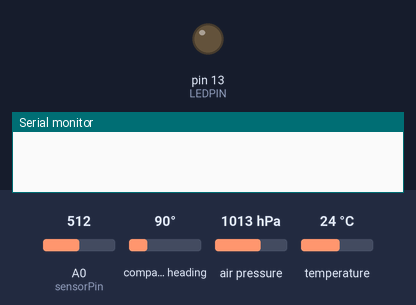
This sketch was run on a simulated Arduino Mega 2560, built with avr-gcc and run on an emulated ATmega2560. On the bench: output pins drawn as LEDs (lit = HIGH), the last lines printed to the serial monitor. Inputs (shaded band) come from the test bench; at power-on: A0 (sensorPin) = 512, compass heading 90°, air pressure 1013 hPa, temperature 24 °C. The modem accepts every AT command (registered, SIM ready, sends succeed) and sends nothing else.

Above: at 0.1 s.
At 124.3 s:
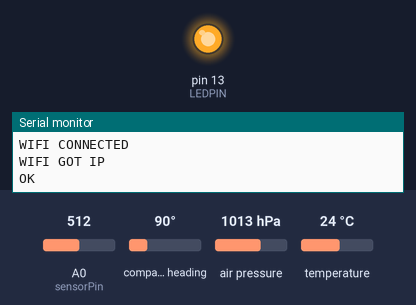
Timing chart, 0 to 125.8 s (numbered marks = the images above):
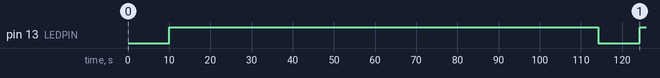

Measured:
- by itself, pin 13 (LEDPIN): HIGH → LOW at 114 s, → HIGH 10.0 s later

The sketch:

secondstationazure.ino
```cpp
// Code Update Notes
// used original code for BMP180, modified sept1 to accommodate the Arduino Mega and connections....
// contains code for BMP180 - pressure/temp.  magnetometer and wireless chip
// loads to thingspeak and creates a JSON file for SQL Azure
// second station upload
//  to do ( check error correction for Gauss, add temp coefficient )


// references to required libraries - reference program files/Arduino/libraries
#include <TimerOne.h> // sets internalclock timer
#include <stdio.h> // standard input and output
#include <Wire.h> //I2C Arduino Library
#include <SFE_BMP180.h> //  BMP180 library
#include <Time.h>   // needed for timestamp for JSON string
#include <Adafruit_Sensor.h>   // magnetometer library
#include <Adafruit_HMC5883_U.h> // magnetometer library


//  set up definitions
#define DEBUG true
#define INTERVAL 30 // time between readings in seconds
#define LEDPIN 13
#define WIFISSID "#############"
#define WIFIPASS "#############"
#define MONITORBAUD 9600
#define ESPBAUD 115200
//#define THINGSPEAKIP "184.106.153.149"
#define THINGSPEAKIP "api.thingspeak.com"
#define THINGSPEAKPORT "80"
#define THINGSPEAKWRITEKEY "1XJN1ZWJLF1Y4MA0"
#define AZUREIP " "
#define AZUREPORT "80"
#define AZUREWRITEKEY " "
#define TIMESERVERIP "159.134.168.46"
#define address 0x1E //0011110b, I2C 7bit address of HMC5883


Adafruit_HMC5883_Unified mag = Adafruit_HMC5883_Unified(00002);

SFE_BMP180 pressure;
int timerCnt = 0;
int sensorPin = A0;

 void setup() {
    if(!mag.begin()) {
        if( DEBUG ) {
              Serial.println("Ooops, no HMC5883 detected ... Check your wiring!");
        }
        while(1);
    }
    pinMode(LEDPIN, OUTPUT);
    digitalWrite(LEDPIN, 0);
    setupBMP180();
    if( DEBUG ) {
        Serial.begin(MONITORBAUD);
    }
    Serial1.begin(ESPBAUD);
    resetESP();
    Timer1.initialize(1000000);
    Timer1.attachInterrupt( timerIsr );
}


void loop() {
    if( analogRead(sensorPin) > 500 ) {
        digitalWrite(13, 1);
    } else {
        digitalWrite(13, 0);
    }
    delay(150);
}

void timerIsr() {
    interrupts();
    timerCnt++;
    if( timerCnt > INTERVAL ){
        timerCnt = 0;
        makeThingspeakReading();
    //makeAzureReading();
    }
}

void makeThingspeakReading() {
    // call subroutines to get the data
    double T= 0,P = 0;
    int x,y,z;  // change for Gauss
    String stationID = "court1";

    T = getTemp();
    P = getPx( T );

    sensors_event_t event;
    mag.getEvent(&event);
    double xmag = event.magnetic.x;
    double ymag = event.magnetic.y;
    double zmag = event.magnetic.z;


    String cipstart = "AT+CIPSTART=\"TCP\",\"";
    cipstart += THINGSPEAKIP;
    cipstart += "\",";
    cipstart += THINGSPEAKPORT;
    String reply = sendData(cipstart, "OK", 1000 );
    if( reply.indexOf( "CONNECT" ) <= -1 ) {
        resetESP();
        if( DEBUG ) {
            Serial.println( "Reset!" );
        }
        cipstart = "AT+CIPSTART=\"TCP\",\"";
        cipstart += THINGSPEAKIP;
        cipstart += "\",";
        cipstart += THINGSPEAKPORT;
        String reply = sendData(cipstart, "OK", 1000 );
    }
//    String cmd = "GET /update?key=";
//    cmd += THINGSPEAKWRITEKEY;
//    cmd += "&field1=";
//    cmd += T;
//    cmd += "&field2=";
//    cmd += P;
//    cmd += "\r\n";

// ** add magnetometer fields
    //build data string for Thingspeak out of temperature, pressure, x,y,z
    String data = "field1=";
    data += T;
    data += "&field2=";
    data += P;
    data += "&field3=";
    data += xmag;
    data += "&field4=";
    data += ymag;
    data += "&field5=";
    data += zmag;
    data += "&field6=";
    data += 02;
    data += "\r\n";
    Serial.print("Debug1:  ");
    Serial.println(data );

    String key = "X-THINGSPEAKAPIKEY: ";
    key += THINGSPEAKWRITEKEY;
    key += "\r\n";

    String length = "Content-Length: ";
    length += data.length();
    length += "\r\n";
    String cmd = "POST /update HTTP/1.1\r\n";
    cmd += "Host: api.thingspeak.com\r\n";
    cmd += "Connection: close\r\n";
    cmd += key;
    cmd += "Content-Type: application/x-www-form-urlencoded\r\n";
    cmd += length;
    cmd += "\r\n";
    cmd += data;
    httpWrite( cmd, "CLOSED" );

     //  Get initial webTimeStamp. The Arduino has no time keeping facility so needs to get data from somewhere
    cipstart = "AT+CIPSTART=\"TCP\",\"";
    cipstart += TIMESERVERIP;
    cipstart += "\",";
    cipstart += THINGSPEAKPORT;
    reply = sendData(cipstart, "OK", 1000 );
    cmd = "GET /index.html HTTP/1.1\r\n Host: www.google.com\r\n\r\n\r\n";  //construct http GET request
    String cmd1 = "AT+CIPSEND=";
    cmd1 += cmd.length();
    sendData( cmd1, ">", 2000 );
    //sendData( cmd, "OK", 2000 );
    String webTimeStamp = sendTimeData( cmd, 10000 );
    formatTime(webTimeStamp);

    String test1 = writeJsonString(stationID,P, T,x,y,z);
    Serial.print("Debug2:  " );
    Serial.println(test1);
}
void makeAzureReading() {
    // call subroutines to get the data
    double T= 0,P = 0;
    int x,y,z;  // change for Gauss
    String stationID = "court1";

    T = getTemp();
    P = getPx( T );

    sensors_event_t event;
    mag.getEvent(&event);
    double xmag = event.magnetic.x;
    double ymag = event.magnetic.y;
    double zmag = event.magnetic.z;


    String cipstart = "AT+CIPSTART=\"TCP\",\"";
    cipstart += AZUREIP;
    cipstart += "\",";
    cipstart += AZUREPORT;
    String reply = sendData(cipstart, "OK", 1000 );
    if( reply.indexOf( "CONNECT" ) <= -1 ) {
        resetESP();
        if( DEBUG ) {
            Serial.println( "Reset!" );
        }
        cipstart = "AT+CIPSTART=\"TCP\",\"";
        cipstart += AZUREIP;
        cipstart += "\",";
        cipstart += AZUREPORT;
        String reply = sendData(cipstart, "OK", 1000 );
    }


// ** add magnetometer fields
    //build data string for Thingspeak out of temperature, pressure, x,y,z
    String data = "field1=";
    data += T;
    data += "&field2=";
    data += P;
    data += "&field3=";
    data += xmag;
    data += "&field4=";
    data += ymag;
    data += "&field5=";
    data += zmag;
    data += "&field6=";
    data += 02;
    data += "\r\n";
    Serial.print("Debug1:  ");
    Serial.println(data );

    String key = "X-THINGSPEAKAPIKEY: ";
    key += THINGSPEAKWRITEKEY;
    key += "\r\n";

    String length = "Content-Length: ";
    length += data.length();
    length += "\r\n";
    String cmd = "POST /tables/weather/ HTTP/1.1\r\n";
    cmd += "Host: api.thingspeak.com\r\n";
    cmd += "Connection: close\r\n";
    cmd += key;
    cmd += "Content-Type: application/x-www-form-urlencoded\r\n";
    cmd += length;
    cmd += "\r\n";
    cmd += data;
    httpWrite( cmd, "CLOSED" );

     //  Get initial webTimeStamp. The Arduino has no time keeping facility so needs to get data from somewhere
    cipstart = "AT+CIPSTART=\"TCP\",\"";
    cipstart += TIMESERVERIP;
    cipstart += "\",";
    cipstart += THINGSPEAKPORT;
    reply = sendData(cipstart, "OK", 1000 );
    cmd = "GET /index.html HTTP/1.1\r\n Host: www.google.com\r\n\r\n\r\n";  //construct http GET request
    String cmd1 = "AT+CIPSEND=";
    cmd1 += cmd.length();
    sendData( cmd1, ">", 2000 );
    //sendData( cmd, "OK", 2000 );
    String webTimeStamp = sendTimeData( cmd, 10000 );
    formatTime(webTimeStamp);

    String test1 = writeJsonString(stationID,P, T,x,y,z);
    Serial.print("Debug2:  " );
    Serial.println(test1);
}

void resetESP() {
    sendData( "AT+RST","Ai-Thinker Technology Co. Ltd", 10000 );
    sendData( "AT+CWMODE=3", "OK", 10000 );
    String cwjap = "AT+CWJAP=\"";
    cwjap += WIFISSID;
    cwjap += "\",\"";
    cwjap += WIFIPASS;
    cwjap += "\"";
    sendData( cwjap, "OK", 10000 );
}

void httpWrite( String cmd, String res ){
    String cmd1 = "AT+CIPSEND=";
    cmd1 += cmd.length();
    sendData( cmd1, ">", 10000 );
    sendData( cmd, res, 10000 );
}

String sendData( String command, String res, const int timeout ) {
    String response = "";
    Serial1.print( command );
    Serial1.print( "\r\n" );
    long int time = millis();
    while( (time + timeout) > millis() && response.indexOf( res ) < 0 ) {
        while(Serial1.available()) {
            char c = Serial1.read();
            response+=c;
        }
    }
    if( DEBUG ) {
        Serial.print( response );
    }
    return response;
}

String sendTimeData(String command, const int timeout) {
    // get time from a current server to use in setting up Arduino clock
    String response = "";
    Serial1.print(command);
    Serial1.print("\r\n");
    long int time = millis();
    while( (time+timeout) > millis()&& response.indexOf("Server") < 0 ) {
        while(Serial1.available()) {
            char c = Serial1.read();
            response+=c;
        }
    }
    response =response.substring(response.indexOf("Date")+11,response.indexOf("Server") );

    if(DEBUG) {
        Serial.print(response);
    }
    return response;
}

//
void formatTime(String webTimeStamp)
{

    int curDay = (webTimeStamp.substring(0,2)).toInt();
    int curMon =10;
    int curYear = (webTimeStamp.substring(7,11)).toInt();
    int curHour = (webTimeStamp.substring(12,14)).toInt();
    int curMin= (webTimeStamp.substring(15,17)).toInt();
    int curSec = (webTimeStamp.substring(18,20)).toInt();
   setTime(curHour,curMin,curSec,curDay,curMon,curYear);
}

//String sendData(String command, String term, const int timeout) {
//    String response = "";
//    Serial1.print(command);
//    Serial1.print("\r\n");
//    long int time = millis();
//    while( (time+timeout) > millis() && response.indexOf( term ) < 0 ) {
//        while(Serial1.available()) {
//            char c = Serial1.read();
//            response+=c;
//        }
//    }
//    if(DEBUG) {
//        Serial.print(response);
//    }
//    return response;
//}

//  DataRow readout
  String writeJsonString(String stationID, float p, float t, float xmag, float ymag, float zmag)
  {
  // Create a simple JSON;
       String datarow = "{\"StationID\":";
       datarow += stationID ;
    // need a unique ID for each one ; Primary Key is stationID and Timestamp concatenated
       datarow += ",\"TimeStamp\":";
       datarow += now();
       datarow += ",\"Pressure\":";
       datarow += p;
       datarow += ",\"Temperature\":";
       datarow += t;
       datarow += ",\"X-Axis\":";
       datarow += xmag;
       datarow += ",\"Y-Axis\":";
       datarow += ymag;
       datarow += ",\"Z-Axis\":";
       datarow += zmag;
       datarow += "}";
       Serial1.println(datarow);
       return (datarow);
   }


//   Procedures for pressure, temperature


void setupHMC5883L() {
  Wire.begin();
  Wire.beginTransmission( address );
  Wire.write( 0x02 );
  Wire.write( 0x00 );
  Wire.endTransmission();
}

void setupBMP180() {
  if (!pressure.begin())  {
    Serial.println("BMP180 init fail\n\n");
    while (1); // Pause forever.
  }
  Serial.println( "Pressure on" );
}


double getPx( double T ) {
  char status;
  double P = 0;


  status = pressure.startPressure( 3 );
  if ( status != 0 ) {
    delay( status );
    status = pressure.getPressure( P, T );
  }
  return P;
}

double getTemp() {
  char status;
  double T = 0;
  status = pressure.startTemperature();
  if ( status != 0 ) {
    delay(status);
    pressure.getTemperature( T );
  }
  return T;
}

/// edit...
```
